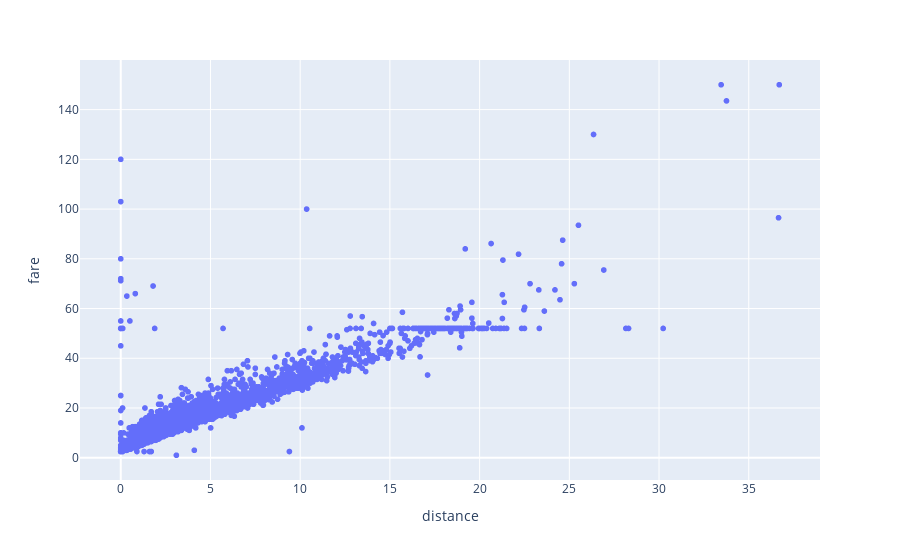

The notebook cell saved with this chart:
### Markdown cell above
Tal como hicimos con Matplotlib y seaborn, primero, hagamos la versión por defecto y, luego, mejorémosla un poco.

### Code cell
px.scatter(data_frame = datos, x = 'distance', y = 'fare')

### Figure 1 — Plotly figure (JSON) as saved in the notebook; plotly's stock layout.template omitted (floating-point values rounded to 4 significant figures; data arrays with more than 128 entries replaced by an {"elided": "..."} marker saying what was removed)
{"data": [{"hovertemplate": "distance=%{x}<br>fare=%{y}<extra></extra>", "legendgroup": "", "marker": {"color": "#636efa", "symbol": "circle"}, "mode": "markers", "name": "", "showlegend": false, "type": "scattergl", "x": {"elided": "6433 float values"}, "xaxis": "x", "y": {"elided": "6433 float values"}, "yaxis": "y"}], "layout": {"legend": {"tracegroupgap": 0}, "margin": {"t": 60}, "xaxis": {"anchor": "y", "domain": [0, 1], "title": {"text": "distance"}}, "yaxis": {"anchor": "x", "domain": [0, 1], "title": {"text": "fare"}}}}
